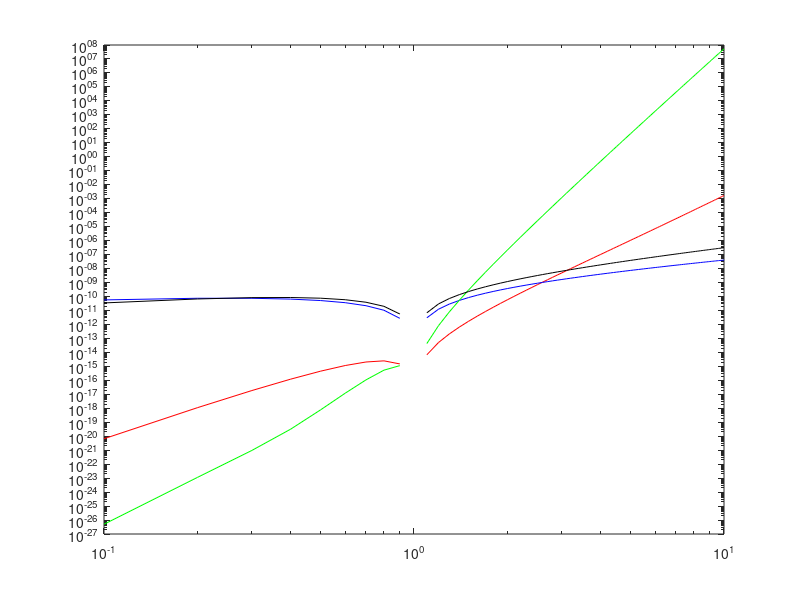

This chart was generated by the following MATLAB code:
%%% testing
%


clear all;

Te = 0.1:0.1:10;
alpha = log10(Te);

Rx1 = 8.36e-11*Te.^8.079.*exp(-3.899+0.765*alpha).*alpha.^2;
Rx3 = 7.64e-12*Te.^9.977.*exp(-5.171+1.112*alpha).*alpha.^2;
Rd  = 2.44e-12*Te.^11.576.*exp(-5.856+1.312*alpha).*alpha.^2;
Ri  = 7.68e-09*Te.^18.645.*exp(-7.555+1.106*alpha).*alpha.^2;
Rv  = 8.55e-09*Te.^1.402.*exp(-1.729+0.056*alpha).*alpha.^2;
Ru1 = 7.68e-09*Te.^1.805.*exp(-0.853+0.394*alpha).*alpha.^2;


close(figure(1));
figure(1); loglog(Te,Rx1+Rx3,'r');
hold on; loglog(Te,Rv,'b');
hold on; loglog(Te,Ri+Rd,'g');
hold on; loglog(Te,Ru1,'black');